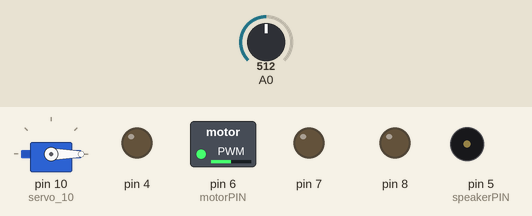
This sketch was run on a simulated Arduino Uno, built with avr-gcc and run on an emulated ATmega328P. Shown: servo, switched loads named in the sketch (green lamp = pin HIGH), output pins drawn as LEDs (lit = HIGH), buzzer (waves = sounding). Inputs (shaded band) come from the test bench; at power-on: A0 = 512. What the sketch prints to the serial monitor is not drawn.

Above: at 1.27 s.
1.3 s: A0 set to 306
At 4.1 s:
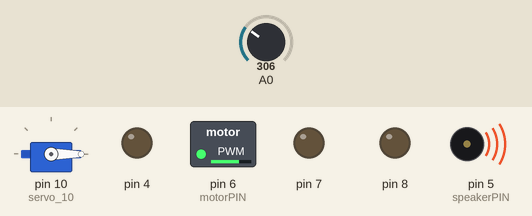
4.3 s: A0 set to 245
At 4.57 s:
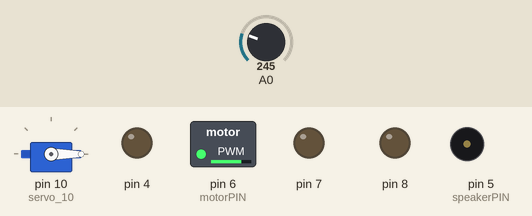
7.3 s: A0 set to 900
At 10.1 s:
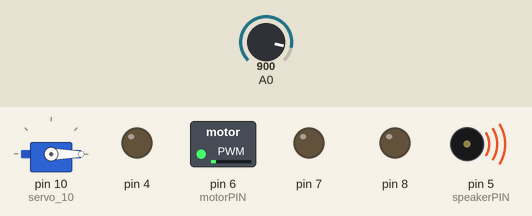
10.3 s: A0 set to 1023
At 10.58 s:
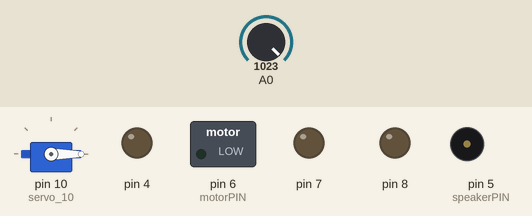
13.3 s: A0 set to 511
At 14.7 s:
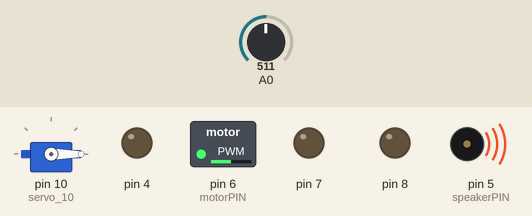
Timing chart, 0 to 17.3 s (numbered marks = the images above; inputs shaded):
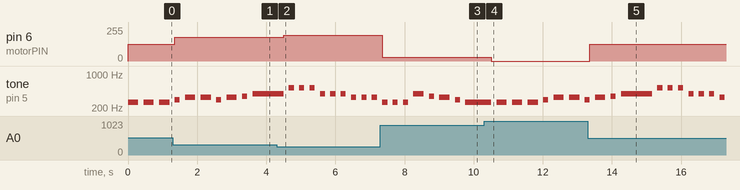

The sketch:

conductor_code.ino
```cpp
//-----------------------------------------------------
// Engineer: Tim Brothers
// Overview
//    When this device is turned on it plays the song Row
//    Row Row Your Boat.
// Design Name:   The Conductor
// File Name:     conductor.c
//
// Inputs:
//		Box Tilt Sensor: Tell the Conductor when the box is opened
//		Volume: controls the volume
//		Tempo: controls the tempo of the song
// Outputs:
//		Servo: Moves the conductor out of the box
//		DC Motor: Waves the conducors baton
//
// History:       4 January 2020 File created
//
//-----------------------------------------------------

#include <Servo.h>
#include <stdio.h>
#include <math.h>

#define TempoCal 512
#define TempoPotMax 1023
#define PwmMax 255

#define rest 0

#define Octive 4

//Music Notes based on Octive--
#define C 16.3516*pow(2,Octive)
#define D 18.35405*pow(2,Octive)
#define E 20.60172*pow(2,Octive)
#define F 21.82676*pow(2,Octive)
#define G 24.49971*pow(2,Octive)
#define A 27.5*pow(2,Octive)
#define B 30.86771*pow(2,Octive)
#define high_C 32.70320*pow(2,Octive)
#define rest 0


#define speakerPIN 5
#define motorPIN 6


//Row Row Row Your Boat
int songLength = 54;
int notes[] = {C, rest, C, rest, C, rest, D, rest, E, rest, E, rest, D, rest, E, rest, F, rest, G, rest, high_C, rest, high_C, rest, high_C, rest, G, rest, G, rest, G, rest, E, rest, E, rest, E, rest, C, rest, C, rest, C, rest, G, rest, F, rest, E, rest, D, rest, C, rest};
int beats[] = {2, 1, 2, 1, 2, 1, 1, 1, 2, 1, 2, 1, 1, 1, 2, 1, 1, 1, 6, 1, 1, 1, 1, 1, 1, 1, 1, 1, 1, 1, 1, 1, 1, 1, 1, 1, 1, 1, 1, 1, 1, 1, 1, 1, 2, 1, 1, 1, 2, 1, 1, 1, 5, 1};

int song_tempo = 250;

//setup the servo output
Servo servo_10;

void setup()
{
  pinMode(A0, INPUT);
  pinMode(A1, INPUT);

  //set up outputs
  pinMode(speakerPIN, OUTPUT);
  pinMode(4, OUTPUT);
  pinMode(7, OUTPUT);
  pinMode(8, OUTPUT);
  pinMode(motorPIN, OUTPUT);

  servo_10.attach(10);

  //set the motor and servo to zero initial condition.
  digitalWrite(motorPIN, 0);
  servo_10.write(0);

  //debug only
  Serial.begin(9600);
  Serial.print("Setup Complete\n");
}

void loop()
{
  int duration;
  int tempo;
  int tempo_pot;
  int motor_speed;
  static const uint8_t analog_pins[] = {A2, A3, A4, A5};


  //------------------------------------
  //while the box is open play the song
  //------------------------------------

  //play the song
  int i_note_index = 0;
  while (1)
  {
    //read the tempo pot
    tempo_pot = analogRead(A0);
    tempo = song_tempo * float(tempo_pot) / TempoCal;	//read the tempo POT
    tempo = 150; // lower numbers = higher speed
    //set the Motor speed
    motor_speed = (1 - float(tempo_pot) / TempoPotMax) * PwmMax;
    analogWrite(motorPIN, motor_speed);

    //play the song
    duration = beats[i_note_index] * tempo;
    tone(speakerPIN, notes[i_note_index], duration);
    delay(duration);

    //increment the note counter
    ++i_note_index;
    if (i_note_index >= songLength)
    {
      i_note_index = 0;
    }
  }

  //When the top of the box is closed
  //Stop the motor
  noTone(motorPIN);

  //move the conductor inside
  servo_10.write(0);

  //Set the LEDs
  digitalWrite(8, LOW);	//turn off the green LED
  digitalWrite(7, HIGH);	//turn on the yellow LED
  delay(1000); // Wait for 1000 millisecond(s)
}

/*
  switch (currentState) {
   case ST_IDLE:
       // do something in the idle state
       break;
    case ST_STOP:
       // do something in the stop state
       break;
    // etc...
  }
*/
```

Measured:
- after the input at 1.3 s, pin 6 (motorPIN): 127/255 → 178/255 after 0.05 s
- after the input at 4.3 s, pin 6 (motorPIN): 178/255 → 193/255 after 0.20 s
- after the input at 7.3 s, pin 6 (motorPIN): 193/255 → 30/255 after 0.06 s
- after the input at 10.3 s, pin 6 (motorPIN): 30/255 → 0/255 after 0.21 s
- after the input at 13.3 s, pin 6 (motorPIN): 0/255 → 127/255 after 0.06 s
- by itself, tone on pin 5 (speakerPIN): plays 329 Hz for 0.30 s, 349 Hz for 0.15 s, 391 Hz for 0.90 s, 523 Hz for 0.15 s, 523 Hz for 0.15 s, 523 Hz for 0.15 s … (10 notes in this stretch)
